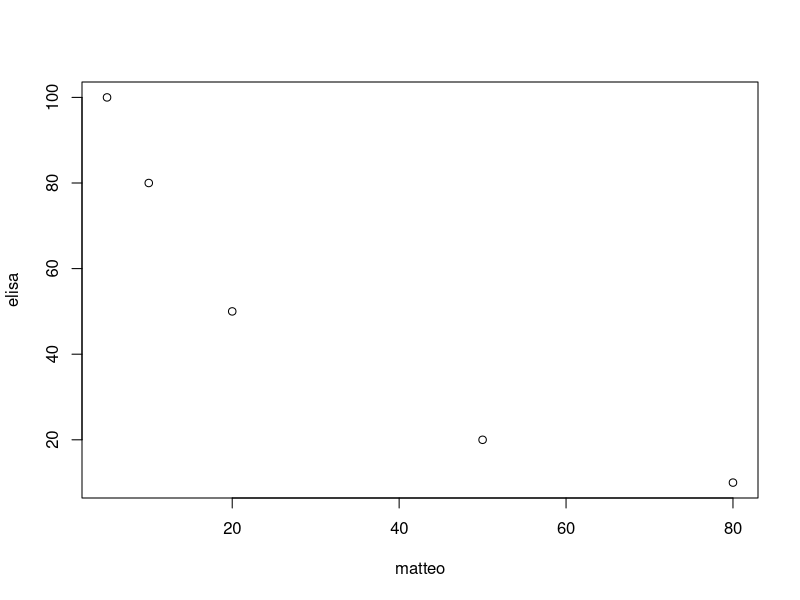
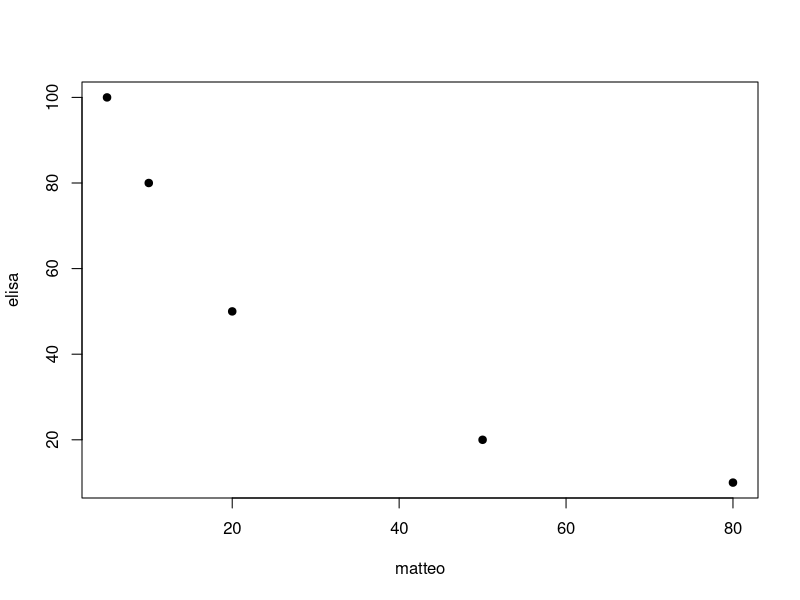
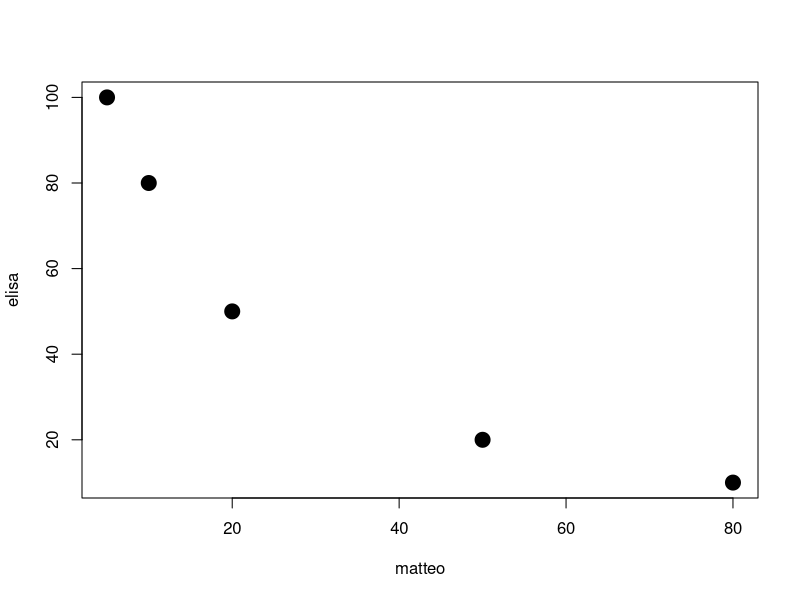
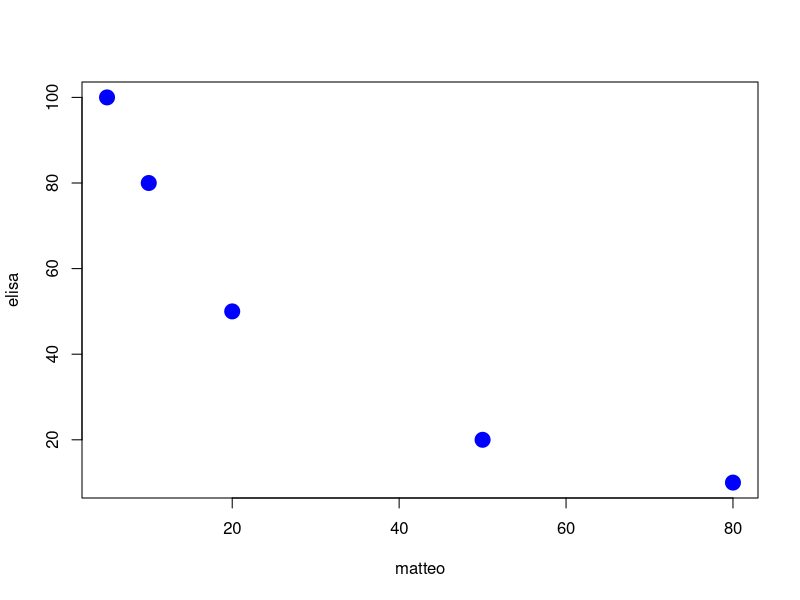
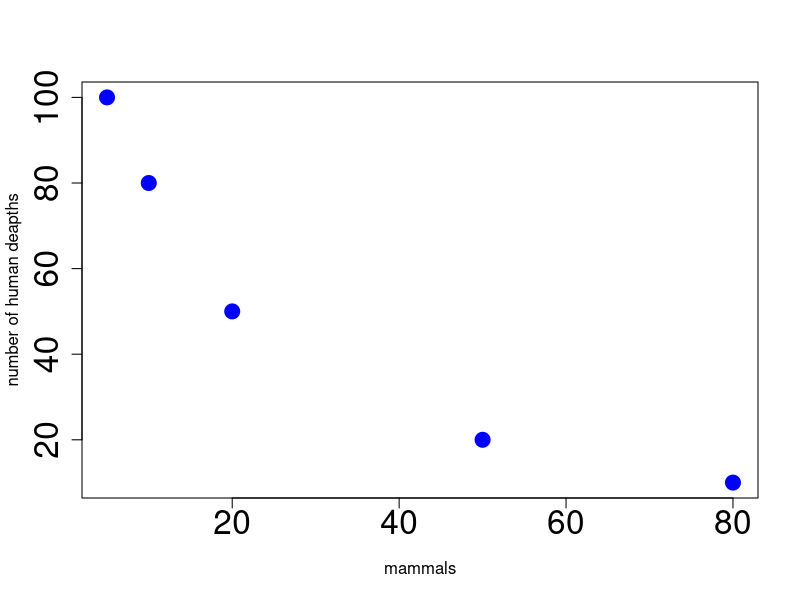
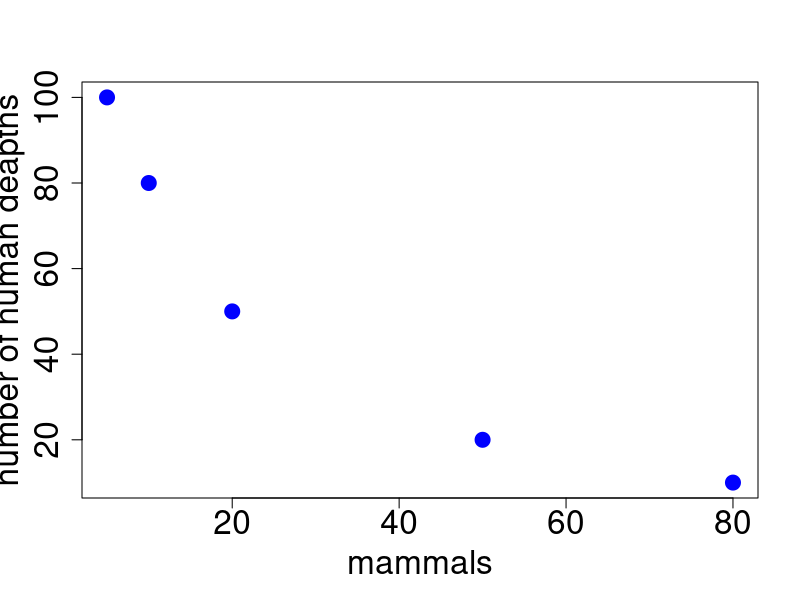

Here is the R script that generated these plots, in order:
# first operation
2 + 3

# first object
cecilia <- 2 + 3

# second object
julius <- 4 + 6

cecilia + julius # 2 + 3 + 4 + 6
cecilia*julius
cecilia^julius


#first function c( ) 
matteo <- c(5, 10, 20, 50, 80) #an a array is a set of elements, of mammal species in this case
sum(5,10)

elisa <- c(100, 80, 50, 20, 10)  #an a array of human deaths

plot(matteo, elisa)

#changing the point character
plot(matteo, elisa, pch=19)

#caracter exaggeration
plot(matteo, elisa, pch=19, cex=2)

#color
plot(matteo, elisa, pch=19, cex=2, col="blue")

#changing labels
plot(matteo, elisa, pch=19, cex=2, col="blue", xlab="mammals", ylab="number of human deapths", cex.axis=2)

#long fuction
plot(matteo, 
     elisa, 
     pch=19, 
     cex=2, 
     col="blue", 
     xlab="mammals", 
     ylab="number of human deapths", 
     cex.axis=2,
     cex.lab=2)
